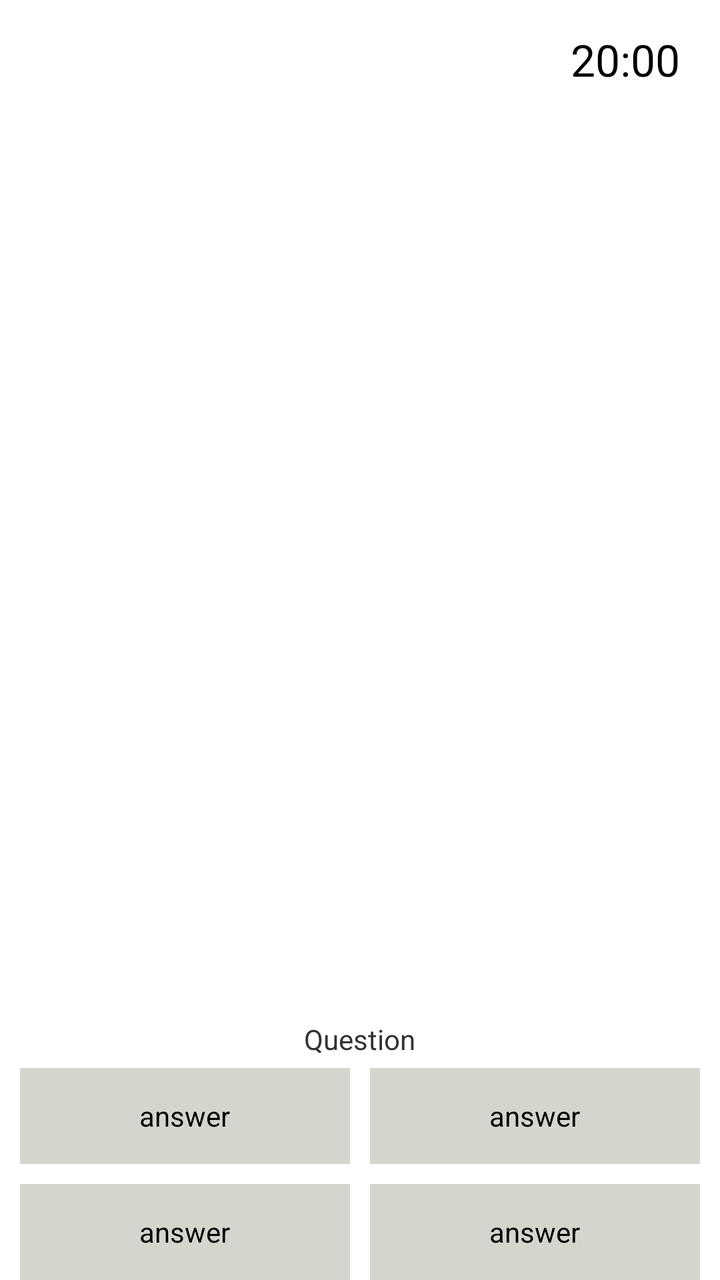
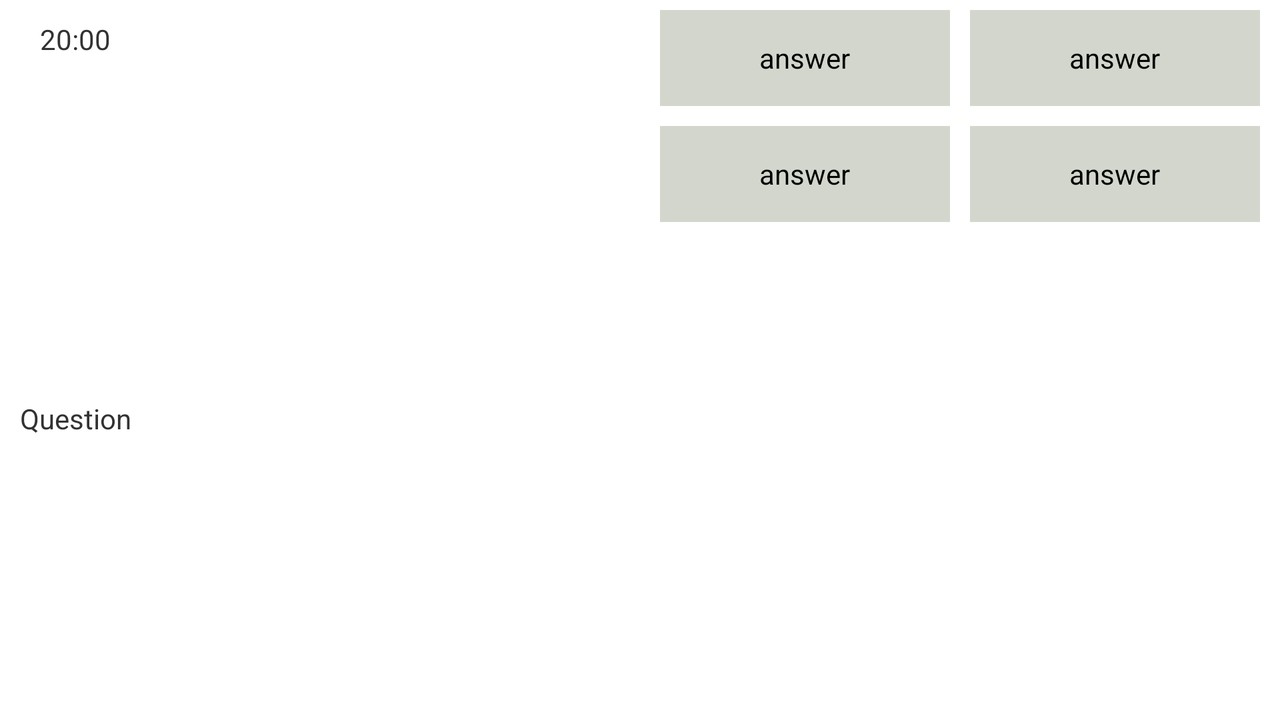

The same Android screen from two of the app's own layout files: first res/layout/ as a phone draws it, then the author's variant for another configuration, drawn on a device whose configuration selects that folder. Both files follow.
<!-- AndroidManifest.xml: application theme AppTheme -->
<!-- res/layout/fragment_tests_of_pdd.xml -->
<LinearLayout xmlns:android="http://schemas.android.com/apk/res/android"
    xmlns:tools="http://schemas.android.com/tools"
    android:id="@+id/linear_tests_of_pdd"
    android:layout_width="match_parent"
    android:layout_height="match_parent"
    android:layout_weight="0"
    android:orientation="vertical"
    tools:context="com.example.admin.pdd.fragment.TestsOfPDDFragment">

    <LinearLayout
        android:id="@+id/linear_image_question"
        android:layout_width="match_parent"
        android:layout_height="0dp"
        android:layout_gravity="center"
        android:layout_marginLeft="10dp"
        android:layout_marginRight="10dp"
        android:layout_marginTop="5dp"
        android:layout_weight="1"
        android:orientation="horizontal">

        <ImageView
            android:id="@+id/image_question"
            android:layout_width="match_parent"
            android:layout_height="match_parent"
            android:layout_weight="1"
            android:src="@drawable/ic_launcher" />

        <TextView
            android:id="@+id/text_timer"
            android:layout_width="wrap_content"
            android:layout_height="wrap_content"
            android:layout_marginLeft="10dp"
            android:layout_weight="0"
            android:background="@drawable/text_view_timer"
            android:padding="10dp"
            android:text="@string/timer_time"
            android:textAppearance="?android:attr/textAppearanceLarge" />
    </LinearLayout>

    <TextView
        android:id="@+id/text_question"
        android:layout_width="wrap_content"
        android:layout_height="wrap_content"
        android:layout_gravity="center"
        android:layout_marginLeft="10dp"
        android:layout_marginRight="10dp"
        android:text="@string/question" />

    <LinearLayout
        android:id="@+id/linear_answer"
        android:layout_width="match_parent"
        android:layout_height="wrap_content"
        android:layout_gravity="center"
        android:layout_marginLeft="5dp"
        android:layout_marginRight="5dp"
        android:layout_marginTop="5dp"
        android:orientation="vertical">

        <LinearLayout
            android:id="@+id/linear_answer_one"
            android:layout_width="match_parent"
            android:layout_height="match_parent"
            android:layout_weight="1"
            android:orientation="horizontal">

            <Button
                android:id="@+id/button_answer_one"
                android:layout_width="match_parent"
                android:layout_height="match_parent"
                android:layout_marginLeft="5dp"
                android:layout_marginRight="5dp"
                android:layout_weight="1"
                android:background="@drawable/button_of_answer"
                android:text="answer"
                android:textAppearance="?android:attr/textAppearanceSmall" />

            <Button
                android:id="@+id/button_answer_two"
                android:layout_width="match_parent"
                android:layout_height="match_parent"
                android:layout_marginLeft="5dp"
                android:layout_marginRight="5dp"
                android:layout_weight="1"
                android:background="@drawable/button_of_answer"
                android:text="answer"
                android:textAppearance="?android:attr/textAppearanceSmall" />
        </LinearLayout>

        <LinearLayout
            android:id="@+id/linear_answer_two"
            android:layout_width="match_parent"
            android:layout_height="match_parent"
            android:layout_gravity="center"
            android:layout_marginTop="10dp"
            android:layout_weight="1"
            android:orientation="horizontal">

            <Button
                android:id="@+id/button_answer_three"
                android:layout_width="match_parent"
                android:layout_height="match_parent"
                android:layout_marginLeft="5dp"
                android:layout_marginRight="5dp"
                android:layout_weight="1"
                android:background="@drawable/button_of_answer"
                android:text="answer"
                android:textAppearance="?android:attr/textAppearanceSmall" />

            <Button
                android:id="@+id/button_answer_four"
                android:layout_width="match_parent"
                android:layout_height="match_parent"
                android:layout_marginLeft="5dp"
                android:layout_marginRight="5dp"
                android:layout_weight="1"
                android:background="@drawable/button_of_answer"
                android:text="answer"
                android:textAppearance="?android:attr/textAppearanceSmall" />
        </LinearLayout>
    </LinearLayout>

</LinearLayout>
<!-- resources referenced by this layout -->
<resources>
  <!-- drawable button_of_answer (drawable) -->
  <?xml version="1.0" encoding="utf-8"?>
  <shape xmlns:android="http://schemas.android.com/apk/res/android"
      android:shape="rectangle">
      <solid android:color="@color/button_color"></solid>
  </shape>
  <string name="question">Question</string>
  <string name="timer_time">20:00</string>
  <style name="AppTheme" parent="android:Theme.Holo.Light">
      </style>
  <color name="button_color">#d3d6cc</color>
</resources>
<!-- res/layout-land/fragment_tests_of_pdd.xml (the author's variant of the layout above) -->
<!-- drawn on the phone turned sideways -->
<LinearLayout xmlns:android="http://schemas.android.com/apk/res/android"
    xmlns:tools="http://schemas.android.com/tools"
    android:id="@+id/linear_tests_of_pdd"
    android:layout_width="match_parent"
    android:layout_height="match_parent"
    android:layout_weight="0"
    android:orientation="horizontal"
    tools:context="com.example.admin.pdd.fragment.TestsOfPDDFragment">

    <LinearLayout
        android:id="@+id/linear_simple"
        android:layout_width="match_parent"
        android:layout_height="match_parent"
        android:layout_weight="1"
        android:orientation="vertical">

        <TextView
            android:id="@+id/text_timer"
            android:layout_width="wrap_content"
            android:layout_height="wrap_content"
            android:layout_marginLeft="10dp"
            android:layout_weight="0"
            android:background="@drawable/text_view_timer"
            android:padding="10dp"
            android:text="@string/timer_time" />

        <ImageView
            android:id="@+id/image_question"
            android:layout_width="match_parent"
            android:layout_height="match_parent"
            android:layout_weight="1"
            android:src="@drawable/ic_launcher" />

        <TextView
            android:id="@+id/text_question"
            android:layout_width="match_parent"
            android:layout_height="match_parent"
            android:layout_gravity="center"
            android:layout_marginLeft="10dp"
            android:layout_marginRight="10dp"
            android:layout_weight="1"
            android:text="Question" />
    </LinearLayout>

    <LinearLayout
        android:id="@+id/linear_answer"
        android:layout_width="match_parent"
        android:layout_height="wrap_content"
        android:layout_gravity="top"
        android:layout_marginLeft="5dp"
        android:layout_marginRight="5dp"
        android:layout_marginTop="5dp"
        android:layout_weight="1"
        android:orientation="vertical">

        <LinearLayout
            android:id="@+id/linear_answer_one"
            android:layout_width="match_parent"
            android:layout_height="match_parent"
            android:layout_weight="1"
            android:orientation="horizontal">

            <Button
                android:id="@+id/button_answer_one"
                android:layout_width="match_parent"
                android:layout_height="match_parent"
                android:layout_marginLeft="5dp"
                android:layout_marginRight="5dp"
                android:layout_weight="1"
                android:background="@drawable/button_of_answer"
                android:text="answer"
                android:textAppearance="?android:attr/textAppearanceSmall" />

            <Button
                android:id="@+id/button_answer_two"
                android:layout_width="match_parent"
                android:layout_height="match_parent"
                android:layout_marginLeft="5dp"
                android:layout_marginRight="5dp"
                android:layout_weight="1"
                android:background="@drawable/button_of_answer"
                android:text="answer"
                android:textAppearance="?android:attr/textAppearanceSmall" />
        </LinearLayout>

        <LinearLayout
            android:id="@+id/linear_answer_two"
            android:layout_width="match_parent"
            android:layout_height="match_parent"
            android:layout_gravity="center"
            android:layout_marginTop="10dp"
            android:layout_weight="1"
            android:orientation="horizontal">

            <Button
                android:id="@+id/button_answer_three"
                android:layout_width="match_parent"
                android:layout_height="match_parent"
                android:layout_marginLeft="5dp"
                android:layout_marginRight="5dp"
                android:layout_weight="1"
                android:background="@drawable/button_of_answer"
                android:text="answer"
                android:textAppearance="?android:attr/textAppearanceSmall" />

            <Button
                android:id="@+id/button_answer_four"
                android:layout_width="match_parent"
                android:layout_height="match_parent"
                android:layout_marginLeft="5dp"
                android:layout_marginRight="5dp"
                android:layout_weight="1"
                android:background="@drawable/button_of_answer"
                android:text="answer"
                android:textAppearance="?android:attr/textAppearanceSmall" />
        </LinearLayout>
    </LinearLayout>

</LinearLayout>
<!-- resources referenced by the variant -->
<!-- as the phone turned sideways resolves them -->
<resources>
  <!-- drawable button_of_answer (drawable) -->
  <?xml version="1.0" encoding="utf-8"?>
  <shape xmlns:android="http://schemas.android.com/apk/res/android"
      android:shape="rectangle">
      <solid android:color="@color/button_color"></solid>
  </shape>
  <string name="timer_time">20:00</string>
  <style name="AppTheme" parent="android:Theme.Holo.Light">
      </style>
  <color name="button_color">#d3d6cc</color>
</resources>
